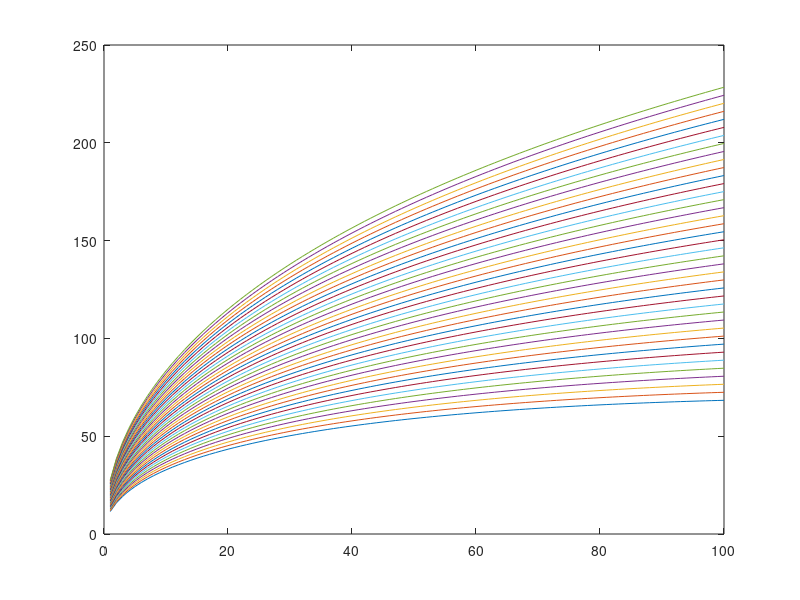
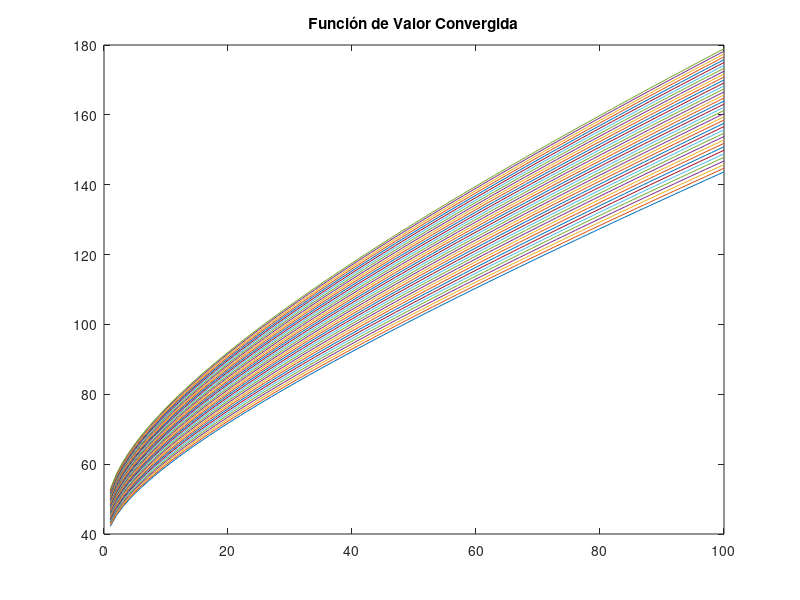
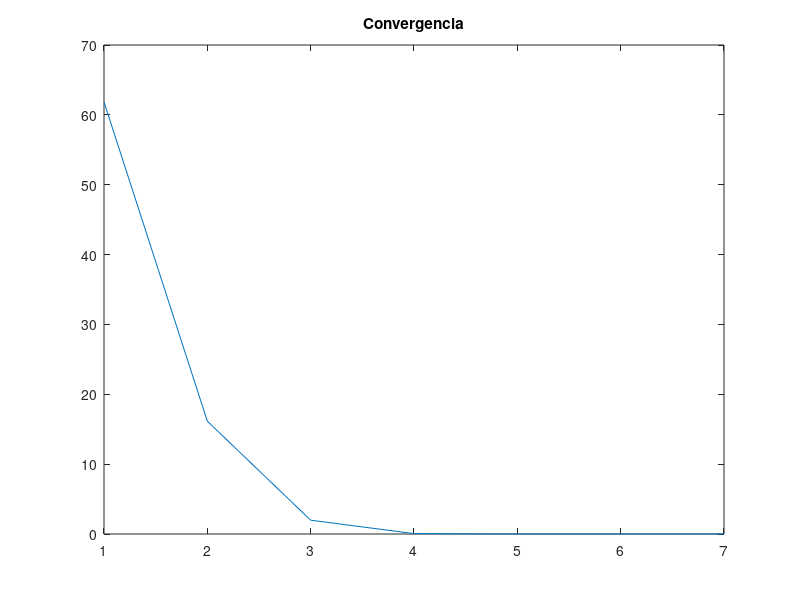
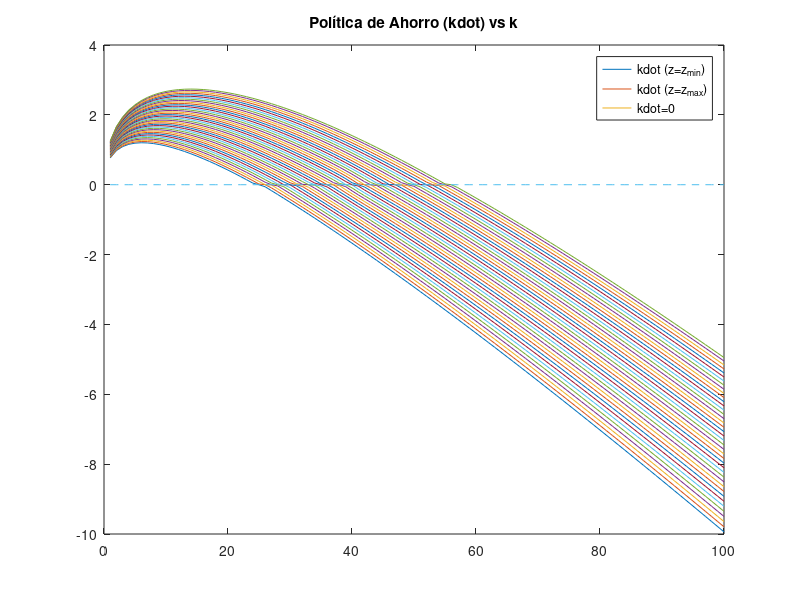

MATLAB code for these plots, in order:
% --- Inicialización ---
% Gracias a Peter Tian por sugerir este problema
clear all; close all; clc;
tic; % Inicia un cronómetro para medir el tiempo de ejecución

% --- Parámetros del Modelo ---
rho = 0.05; % Tasa de descuento (parámetro rho en la HJB)

% --- Definición del Proceso Estocástico (Ornstein-Uhlenbeck para log(z)) ---
% El código modela dlog(z) = -the*log(z)dt + sig*dW
% La distribución estacionaria es log(z) ~ N(0,Var) donde Var = sig2 / (2*the)
% 'the' es 'theta' (parámetro de reversión a la media), 'sig2' es la varianza del término de ruido
Var = 0.026^2;  % Varianza del proceso log(z)
zmean = exp(Var/2); % Media de z (dado que log(z) es normal)
Corr = 0.859; % Autocorrelación de log(z)
the = -log(Corr); % Parámetro de reversión a la media (theta)
sig2 = 2*the*Var; % Varianza del ruido (sigma^2)

% --- Grilla para z (Productividad) ---
J=40; % Número de puntos en la grilla de z
zmin = zmean*0.6; % Valor mínimo de z
zmax = zmean*1.4; % Valor máximo de z
z = linspace(zmin,zmax,J); % Vector de grilla para z
dz = (zmax-zmin)/(J-1); % Tamaño del paso en la grilla de z
dz2 = dz^2; % Tamaño del paso al cuadrado

% --- Grilla para k (Capital) ---
I=100; % Número de puntos en la grilla de k
kmin = 1; % Valor mínimo de k
kmax = 100; % Valor máximo de k
k = linspace(kmin,kmax,I)'; % Vector de grilla para k (como columna)
dk = (kmax-kmin)/(I-1); % Tamaño del paso en la grilla de k

% --- Creación de Matrices de Estado ---
% Se crean matrices 2D (I x J) para k y z que cubren todo el espacio de estados
kk = k*ones(1,J); % Matriz de capital (cada columna es 'k')
zz = ones(I,1)*z; % Matriz de productividad (cada fila es 'z')

% --- Parámetros del Proceso de Difusión para z ---
% Se aplica el Lema de Ito a z = exp(log(z)) para obtener dz = mu(z)dt + sigma(z)dW
% Esto coincide con la Ecuación (28) en HACT_Numerical_Appendix.pdf
mu = (-the*log(z) + sig2/2).*z; % Deriva (drift) del proceso z, mu(z)
s2 = sig2*(z.^2); % Varianza del proceso z, sigma^2(z)

% --- Parámetros de Iteración (Método Implícito) ---
maxit= 20; % Máximo de iteraciones
crit = 10^(-6); % Criterio de convergencia
Delta = 1000; % Tamaño del paso de tiempo para la iteración (Delta grande = método implícito)

% --- Parámetros Económicos ---
alpha= 0.5;     % Curvatura de la función de producción (k^alpha)
theta=2.7;    % Parámetro de coste de ajuste cuadrático. NOTA: el coste es 0.5*theta*(x/k)^2*k
delta=0.025;  % Tasa de depreciación
F = zz.*kk.^alpha; % Función de producción (matriz I x J)

% --- Pre-asignación de Matrices ---
Vkf = zeros(I,J); % Derivada de V respecto a k (forward)
Vkb = zeros(I,J); % Derivada de V respecto a k (backward)
Vzf = zeros(I,J); % Derivada de V respecto a z (forward)
Vzb = zeros(I,J); % Derivada de V respecto a z (backward)
Vzz = zeros(I,J); % Segunda derivada de V respecto a z
c = zeros(I,J);  % Variable de control (inversión 'x' en el paper)

% --- CONSTRUCCIÓN DE LA MATRIZ Bswitch (Transición para z) ---
% Esta matriz aproxima los términos de la HJB relacionados con la difusión de z:
% mu(z)*V_z + 0.5*sigma(z)^2*V_zz
% Se usan diferencias finitas (upwind para V_z, central para V_zz)
%
% chi: coeficiente para v_{i,j-1}
chi =  - min(mu,0)/dz + s2/(2*dz2);
% yy: coeficiente para v_{i,j}
yy =  min(mu,0)/dz - max(mu,0)/dz - s2/dz2;
% zeta: coeficiente para v_{i,j+1}
zeta = max(mu,0)/dz + s2/(2*dz2);

% 'Bswitch' es la parte de la matriz A total que maneja los saltos en z.
% Es la matriz 'C' en la Ecuación (36) y Figura 6 del apéndice

% Diagonal superior (para transiciones j -> j+1)
updiag=zeros(I,1); % Relleno inicial
for j=1:J
    updiag=[updiag;repmat(zeta(j),I,1)];
end

% Diagonal central (para transiciones j -> j)
% Se ajustan los bordes para reflejar
centdiag=repmat(chi(1)+yy(1),I,1);
for j=2:J-1
    centdiag=[centdiag;repmat(yy(j),I,1)];
end
centdiag=[centdiag;repmat(yy(J)+zeta(J),I,1)];

% Diagonal inferior (para transiciones j -> j-1)
lowdiag=repmat(chi(2),I,1);
for j=3:J
    lowdiag=[lowdiag;repmat(chi(j),I,1)];
end

% Construye la matriz 'Bswitch' (sparse)
% Las diagonales están separadas por I, ya que el vector de estado está apilado
% (k_1...k_I para z_1, luego k_1...k_I para z_2, etc.)
Bswitch=spdiags(centdiag,0,I*J,I*J)+spdiags(lowdiag,-I,I*J,I*J)+spdiags(updiag,I,I*J,I*J);

% --- Iteración de la Función de Valor (VFI) ---

% GUESS INICIAL
% El valor de estar en estado estacionario (x = delta*k) para siempre
% Flujo = F - delta*k - 0.5*theta*(delta*k/k)^2*k
v0 =(F - delta*kk - 0.5*theta*delta^2*kk)/rho; %
v = v0; % Asigna el guess inicial

plot(k,v) % Grafica el guess inicial

for n=1:maxit % Inicia el bucle de VFI
    V = v; % Almacena la función de valor de la iteración anterior
    
    % --- Esquema Upwind para k ---
    
    % Derivada hacia adelante (forward difference)
    Vkf(1:I-1,:) = (V(2:I,:)-V(1:I-1,:))/dk;
    % Condición de borde en k_max: se impone V_k = 1 + theta*delta
    % Esto implica x/k = delta (estado estacionario)
    Vkf(I,:) =   (1+theta*delta)*ones(1,J); 
    
    % Derivada hacia atrás (backward difference)
    Vkb(2:I,:) = (V(2:I,:)-V(1:I-1,:))/dk;
    % Condición de borde en k_min: se impone V_k = 1 + theta*delta
    Vkb(1,:) =   (1+theta*delta)*ones(1,J); 
    
    % --- Decisiones de Inversión (x) ---
    % Se deriva de la FOC: V_k = 1 + theta*(x/k)
    % (Nota: esto es por el 0.5*theta en la función de coste)
    
    % Inversión ('x') con derivada forward
    xf = (Vkf-1)/theta.*kk; % x = k * (V_k - 1) / theta
    sf = xf-delta.*kk; % Ahorro neto (drift de k): x - delta*k
    Hf = F - xf - 0.5*theta*(xf./kk).^2.*kk + Vkf.*sf; % Hamiltoniano
    
    % Inversión ('x') con derivada backward
    xb = (Vkb-1)/theta.*kk;
    sb =  xb-delta.*kk; 
    Hb = F - xb - 0.5*theta*(xb./kk).^2.*kk + Vkb.*sb;
    
    % Inversión en estado estacionario (para el caso I0)
    x0 =delta*kk;
    
    % Lógica del Upwind Scheme
    % Determina qué derivada usar basado en el signo del drift (s)
    Ineither = (1-(sf>0)) .* (1-(sb<0)); % Drift está entre 0 (s_f <= 0 <= s_b)
    Iunique = (sb<0).*(1-(sf>0)) + (1-(sb<0)).*(sf>0); % Solo una dirección es válida
    Iboth = (sb<0).*(sf>0); % Ambas son válidas (no debería pasar si V es cóncava)
    Ib = Iunique.*(sb<0) + Iboth.*(Hb>=Hf); % Casos para usar backward
    If = Iunique.*(sf>0) + Iboth.*(Hf>=Hb); % Casos para usar forward
    I0 = Ineither; % Caso para usar s=0 (x=delta*k)

    % Selecciona la inversión óptima 'x'
    x = xf.*If + xb.*Ib + x0.*I0;
    % Calcula el flujo de beneficios (payoff)
    profits = F - x - 0.5*theta*(x./kk).^2.*kk;
    
    % --- CONSTRUCCIÓN DE LA MATRIZ A (Transición para k) ---
    % Esta es la matriz A_tilde del apéndice
    
    % Coeficiente para v_{i-1,j}
    X = - sb.*Ib/dk;
    % Coeficiente para v_{i,j}
    Y = - sf.*If/dk + sb.*Ib/dk;
    % Coeficiente para v_{i+1,j}
    Z = sf.*If/dk;
    
    % Construcción de diagonales para la matriz AA (transiciones en k)
    updiag=0; 
    for j=1:J
        updiag=[updiag;Z(1:I-1,j);0]; % Diagonal superior
    end
    
    centdiag=reshape(Y,I*J,1); % Diagonal central
    
    lowdiag=X(2:I,1);
    for j=2:J
        lowdiag=[lowdiag;0;X(2:I,j)]; % Diagonal inferior
    end
    
    % Matriz AA (sparse) para transiciones en k
    AA=spdiags(centdiag,0,I*J,I*J)+spdiags([updiag;0],1,I*J,I*J)+spdiags([lowdiag;0],-1,I*J,I*J);
    
    % Matriz A total (transiciones en k y z)
    A = AA + Bswitch;
    
    % Chequeo: las filas de A deben sumar (casi) cero
    if max(abs(sum(A,2)))>10^(-12)
        disp('Error: La matriz de transición no suma cero.')
        break
    end
    
    % --- Resolución del Sistema Implícito ---
    % Se resuelve B * V^{n+1} = b
    % donde B = (1/Delta + rho)I - A
    % y b = profits + V^{n} / Delta
    
    B = (1/Delta + rho)*speye(I*J) - A;
    
    profits_stacked = reshape(profits,I*J,1); % Apila vector de beneficios
    V_stacked = reshape(V,I*J,1); % Apila función de valor
    
    b = profits_stacked + V_stacked/Delta; % Construye el vector b

    V_stacked = B\b; % Resuelve el sistema lineal para V^{n+1}
    
    V = reshape(V_stacked,I,J); % Des-apila la nueva V
    
    % --- Chequeo de Convergencia ---
    Vchange = V - v; % Diferencia con la iteración anterior
    v = V; % Actualiza la función de valor

    dist(n) = max(max(abs(Vchange))); % Almacena la máxima diferencia
    if dist(n)<crit
        disp('Función de Valor Convergió, Iteración = ')
        disp(n)
        break % Termina el bucle si converge
    end
end
toc; % Detiene el cronómetro

% --- Gráficos Finales ---
figure;
plot(k,v) % Grafica la función de valor convergida
title('Función de Valor Convergida')

figure;
plot(dist) % Grafica la distancia (error) en cada iteración
title('Convergencia')

kdot = x - delta.*kk; % Calcula la política de ahorro neto (k_dot)
figure;
plot(k,kdot,k,zeros(I,1),'--') % Grafica la política de ahorro
title('Política de Ahorro (kdot) vs k')
legend('kdot (z=z_{min})', 'kdot (z=z_{max})', 'kdot=0')